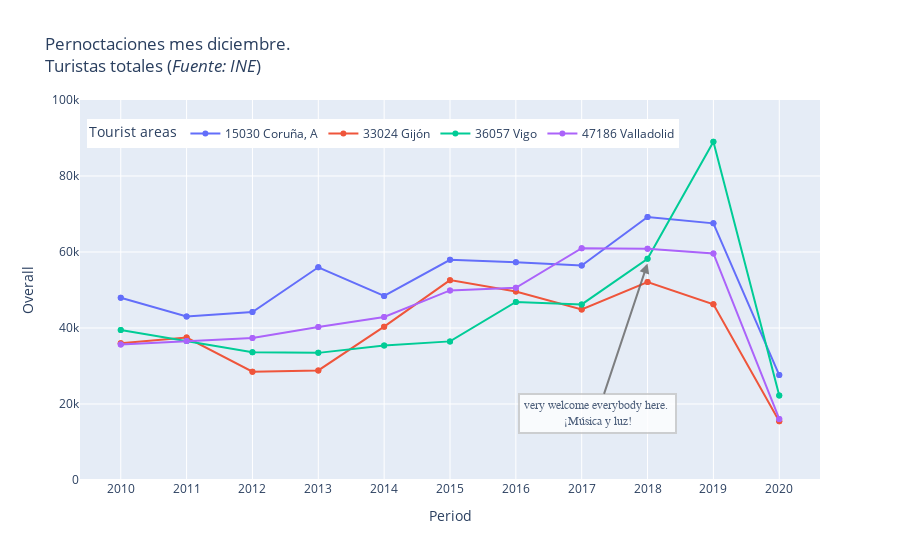

The code cell stored with this chart in its notebook:
### Code cell
fig = px.line(df2, x='Period', y='Overall', color='Tourist areas', markers=True, 
              title=title_template.format("totales"))
fig.update_yaxes(range = [0,100000])
txt_template="very welcome everybody <a href='{}'>here</a>. <br>¡Música y luz!"
url_video="https://twitter.com/el_pais/status/1066761183854653440"
fig.add_annotation(
        x=8,
        y=57000,
        xref="x",
        yref="y",
        text=txt_template.format(url_video),
        showarrow=True,
        font=dict(
            family="Courier New, monospace",
            size=12,
            ),
        align="center",
        arrowhead=2,
        arrowsize=1,
        arrowwidth=2,
        arrowcolor="#636363",
        ax=-50,
        ay=150,
        bordercolor="#c7c7c7",
        borderwidth=2,
        borderpad=4,
        bgcolor="#ffffff",
        opacity=0.8
        )


fig.update_layout(#margin=dict(r=0,pad=0),
                  legend=dict(x=0.01,y=0.95),
                  legend_orientation='h')

### Figure 1 — Plotly figure (JSON) as saved in the notebook; plotly's stock layout.template omitted (floating-point values rounded to 4 significant figures)
{"data": [{"hovertemplate": "Tourist areas=15030 Coruña, A<br>Period=%{x}<br>Overall=%{y}<extra></extra>", "legendgroup": "15030 Coruña, A", "line": {"color": "#636efa", "dash": "solid"}, "marker": {"symbol": "circle"}, "mode": "markers+lines", "name": "15030 Coruña, A", "orientation": "v", "showlegend": true, "type": "scatter", "x": ["2010", "2010", "2011", "2011", "2012", "2012", "2013", "2013", "2014", "2014", "2015", "2015", "2016", "2016", "2017", "2017", "2018", "2018", "2019", "2019", "2020", "2020"], "xaxis": "x", "y": [47973, 47973, 43022, 43022, 44200, 44200, 55979, 55979, 48438, 48438, 57956, 57956, 57311, 57311, 56436, 56436, 69202, 69202, 67547, 67547, 27622, 27622], "yaxis": "y"}, {"hovertemplate": "Tourist areas=33024 Gijón<br>Period=%{x}<br>Overall=%{y}<extra></extra>", "legendgroup": "33024 Gijón", "line": {"color": "#EF553B", "dash": "solid"}, "marker": {"symbol": "circle"}, "mode": "markers+lines", "name": "33024 Gijón", "orientation": "v", "showlegend": true, "type": "scatter", "x": ["2010", "2010", "2011", "2011", "2012", "2012", "2013", "2013", "2014", "2014", "2015", "2015", "2016", "2016", "2017", "2017", "2018", "2018", "2019", "2019", "2020", "2020"], "xaxis": "x", "y": [35998, 35998, 37493, 37493, 28494, 28494, 28845, 28845, 40355, 40355, 52597, 52597, 49594, 49594, 44899, 44899, 52104, 52104, 46240, 46240, 15456, 15456], "yaxis": "y"}, {"hovertemplate": "Tourist areas=36057 Vigo<br>Period=%{x}<br>Overall=%{y}<extra></extra>", "legendgroup": "36057 Vigo", "line": {"color": "#00cc96", "dash": "solid"}, "marker": {"symbol": "circle"}, "mode": "markers+lines", "name": "36057 Vigo", "orientation": "v", "showlegend": true, "type": "scatter", "x": ["2010", "2010", "2011", "2011", "2012", "2012", "2013", "2013", "2014", "2014", "2015", "2015", "2016", "2016", "2017", "2017", "2018", "2018", "2019", "2019", "2020", "2020"], "xaxis": "x", "y": [39491, 39491, 36580, 36580, 33613, 33613, 33456, 33456, 35421, 35421, 36479, 36479, 46867, 46867, 46203, 46203, 58234, 58234, 89020, 89020, 22225, 22225], "yaxis": "y"}, {"hovertemplate": "Tourist areas=47186 Valladolid<br>Period=%{x}<br>Overall=%{y}<extra></extra>", "legendgroup": "47186 Valladolid", "line": {"color": "#ab63fa", "dash": "solid"}, "marker": {"symbol": "circle"}, "mode": "markers+lines", "name": "47186 Valladolid", "orientation": "v", "showlegend": true, "type": "scatter", "x": ["2010", "2010", "2011", "2011", "2012", "2012", "2013", "2013", "2014", "2014", "2015", "2015", "2016", "2016", "2017", "2017", "2018", "2018", "2019", "2019", "2020", "2020"], "xaxis": "x", "y": [35666, 35666, 36577, 36577, 37397, 37397, 40253, 40253, 42894, 42894, 49883, 49883, 50588, 50588, 61012, 61012, 60836, 60836, 59620, 59620, 16076, 16076], "yaxis": "y"}], "layout": {"annotations": [{"align": "center", "arrowcolor": "#636363", "arrowhead": 2, "arrowsize": 1, "arrowwidth": 2, "ax": -50, "ay": 150, "bgcolor": "#ffffff", "bordercolor": "#c7c7c7", "borderpad": 4, "borderwidth": 2, "font": {"family": "Courier New, monospace", "size": 12}, "opacity": 0.8, "showarrow": true, "text": "very welcome everybody <a href='https://twitter.com/el_pais/status/1066761183854653440'>here</a>. <br>¡Música y luz!", "x": 8, "xref": "x", "y": 57000, "yref": "y"}], "legend": {"orientation": "h", "title": {"text": "Tourist areas"}, "tracegroupgap": 0, "x": 0.01, "y": 0.95}, "title": {"text": "Pernoctaciones mes diciembre. <br>Turistas totales (<i>Fuente: <a href='https://www.ine.es/jaxiT3/files/t/en/csv_bd/2078.csv'>INE</a></i>)"}, "xaxis": {"anchor": "y", "domain": [0, 1], "title": {"text": "Period"}}, "yaxis": {"anchor": "x", "domain": [0, 1], "range": [0, 100000], "title": {"text": "Overall"}}}}
